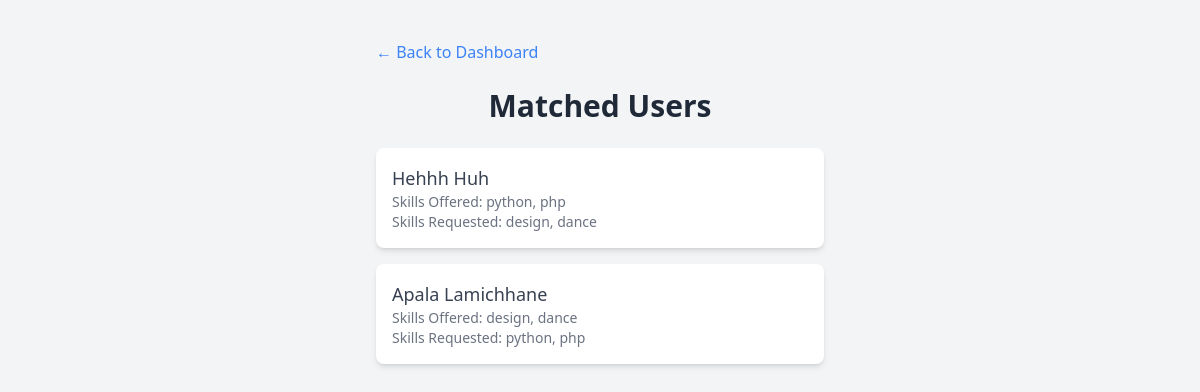
/matches (signed in), run on an earlier commit of the app's database.
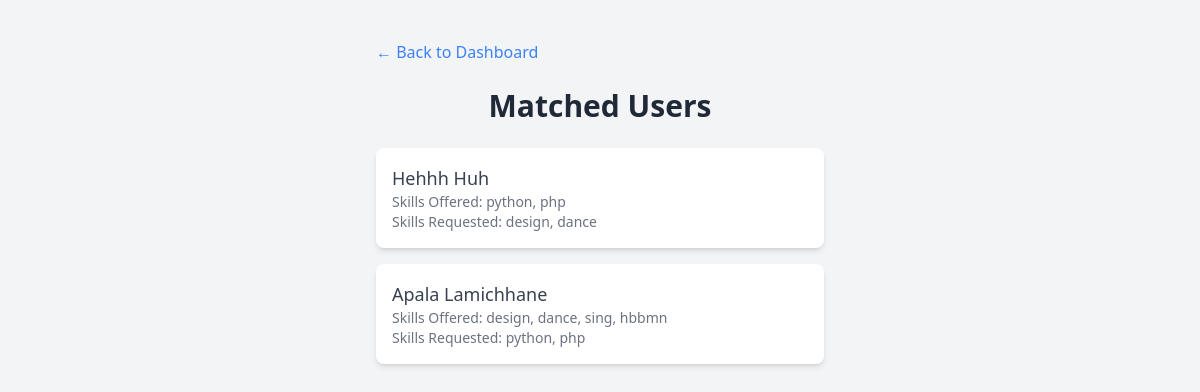
And on a later commit of the database.
### models.py (models this page shows)
class User(db.Model):
    id = db.Column(db.Integer, primary_key=True)
    name = db.Column(db.String(100))
    email = db.Column(db.String(100), unique=True)
    password = db.Column(db.String(200))
    skills_offered = db.Column(db.String(300))
    skills_requested = db.Column(db.String(300))

### app.py (the view)
@app.route("/matches")
@session_required
def matches():
    current_user = User.query.get(session["user_id"])
    requested_skills = [s.strip().lower() for s in current_user.skills_requested.split(",") if s.strip()]
    offered_skills = [s.strip().lower() for s in current_user.skills_offered.split(",") if s.strip()]
    matched_users = []
    for u in User.query.all():
        if u.id == current_user.id:
            continue
        u_offered = [s.strip().lower() for s in u.skills_offered.split(",") if s.strip()]
        u_requested = [s.strip().lower() for s in u.skills_requested.split(",") if s.strip()]
        if any(skill in u_offered for skill in requested_skills) and any(skill in offered_skills for skill in u_requested):
            matched_users.append(u)
    return render_template("matches.html", users=matched_users)

### app.py (called while the page is built)
def session_required(f):
    @wraps(f)
    def decorated(*args, **kwargs):
        if "user_id" not in session:
            return redirect(url_for("login"))
        return f(*args, **kwargs)
    return decorated

### templates/matches.html (shortened to what this page needs)
<!DOCTYPE html>
<html lang="en">
<head>
<script src="https://cdn.tailwindcss.com"></script>
</head>
<body class="bg-gray-100 min-h-screen flex flex-col items-center py-10">
<div class="w-full max-w-md">
    <a href="/dashboard" class="inline-block mb-6 text-blue-500 hover:underline">&larr; Back to Dashboard</a>
    <h2 class="text-3xl font-bold mb-6 text-gray-800 text-center">Matched Users</h2>
    {% for user in users %}
    <a href="/contact/{{ user.id }}">
        <div class="bg-white shadow-md rounded-lg p-4 mb-4 hover:bg-gray-50 transition">
            <p class="text-lg font-medium text-gray-700">{{ user.name }}</p>
            <p class="text-sm text-gray-500">Skills Offered: {{ user.skills_offered }}</p>
            <p class="text-sm text-gray-500">Skills Requested: {{ user.skills_requested }}</p>
        </div>
    </a>
    {% else %}
    <p class="text-gray-600 text-center">No matches found yet.</p>
    {% endfor %}
</div>
</body>
</html>

What changed in the data, as far as the page shows it:
changed User "Apala Lamichhane": skills_offered "design, dance" → "design, dance, sing, hbbmn"
